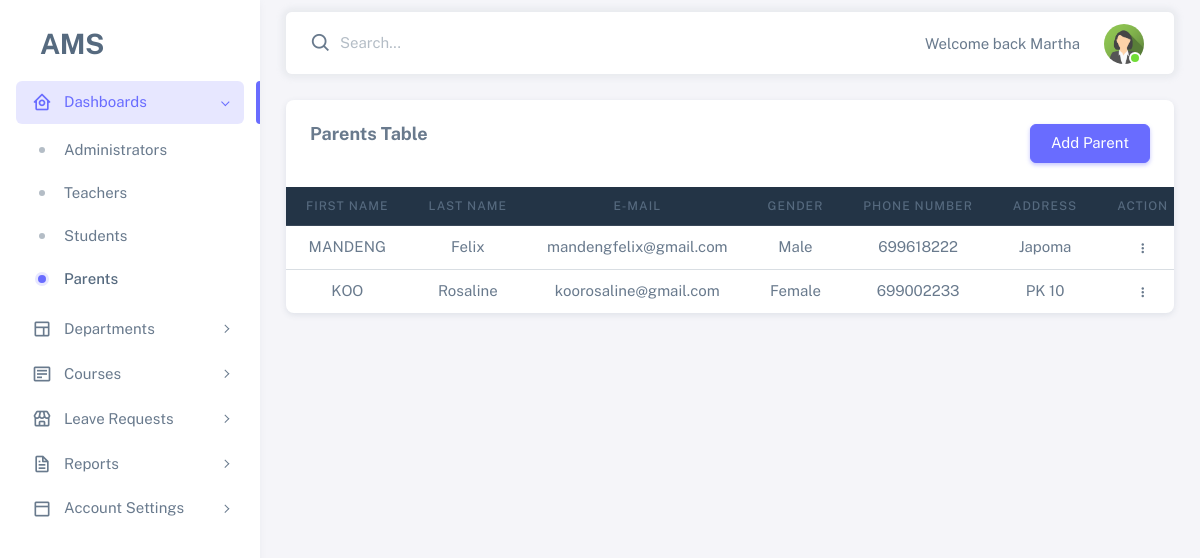
Page /users/administrator/parent_crud.php (signed in) on the committed database.
### tables this page shows
CREATE TABLE `parent` (
  `id` tinyint unsigned NOT NULL AUTO_INCREMENT,
  `first_name` varchar(70) NOT NULL,
  `last_name` varchar(70) NOT NULL,
  `email` varchar(150) NOT NULL,
  `gender` enum('male','female') NOT NULL,
  `address` varchar(255) NOT NULL,
  `phone_number` int unsigned NOT NULL,
  `password` varchar(255) NOT NULL DEFAULT '$2y$15$EB3jjDo8CjZLuPZ0tqxmY.DXPeltWjhUjqr9daYAG3Pscg4dTWQai',
  `registered_by` tinyint unsigned DEFAULT NULL,
  `date_registered` datetime NOT NULL DEFAULT CURRENT_TIMESTAMP,
  `last_update` datetime DEFAULT NULL,
  PRIMARY KEY (`id`),
  UNIQUE KEY `email` (`email`),
  UNIQUE KEY `phone_number` (`phone_number`),
  KEY `registered_by` (`registered_by`),
  CONSTRAINT `parent_ibfk_1` FOREIGN KEY (`registered_by`) REFERENCES `administrator` (`id`) ON DELETE SET NULL ON UPDATE CASCADE
);

### users/administrator/views/partials/header.php (called while the page is built)
<?php include_once '../../users/views/dashboard/header.php' ?>
<?php include_once '../views/dropdown/dashboard.php' ?>
<?php include_once '../views/dropdown/department.php' ?>
<?php include_once '../views/dropdown/courses.php' ?>
<?php include_once '../views/dropdown/leave_request.php' ?>
<?php include_once '../views/dropdown/reports.php' ?>
<?php include_once '../views/dropdown/account_settings.php' ?>
<?php include_once '../../users/views/dashboard/middle.php' ?>

### users/administrator/views/crud.php (called while the page is built)
<?php include_once 'partials/header.php' ?>
<?php include_once 'partials/crud_table.php' ?>
<?php include_once '../views/dashboard/footer.php' ?>

### users/administrator/controller/admin.php (called while the page is built, shortened)
<?php
    function table(string $table_name, int $user_id = null): array {
        $db_connection = connect_to_database();
        $student_join = <<<SQL
            SELECT student.id, student.first_name, student.last_name,
                   student.email, student.gender, student.address, student.phone_number,
                   parent.first_name AS parent
            FROM student
            JOIN parent
            ON student.parent = parent.id;
SQL;
        $sql_query = ($table_name === 'student' ? $student_join : "SELECT * FROM $table_name" . (isset($user_id) ? " WHERE id <> $user_id" : ""));
        $prepared_statement = $db_connection->prepare($sql_query);
        try {
            $prepared_statement->execute();
        } catch (PDOException $_error) { send_error(); }
        return $prepared_statement->fetchAll(PDO::FETCH_ASSOC);
    }

### users/administrator/views/partials/crud_table.php (the view, shortened to what this page needs)
              <div class="card">
                <h5 class="card-header d-flex justify-content-between">
                  <b><?= ucfirst($table_name) ?>s Table </b>
                  <button type="button" class="btn btn-primary" data-bs-toggle="modal" data-bs-target="#largeModal">Add <?= ucfirst($table_name) ?></button>
                </h5>
                <div class="table-responsive text-nowrap">
                  <table class="table table-hover text-center">
                    <thead class="table-dark">
                      <tr>
                        <th scope="col">First Name</th>
                        <th scope="col">Last Name</th>
                        <th scope="col">E-Mail</th>
                        <th scope="col">Gender</th>
                        <th scope="col">Phone Number</th>
                        <th scope="col">Address</th>
                        <th scope="col">Action</th>
                      </tr>
                    </thead>
                    <tbody class="table-border-bottom-0">
<?php foreach ($persons as $person): ?><?php $id = $person['id'] ?>
                      <tr>
                        <td><?= strtoupper($person['first_name']) ?></td>
                        <td><?= ucfirst($person['last_name']) ?></td>
                        <td><?= $person['email'] ?></td>
                        <td><?= ucfirst($person['gender']) ?></td>
                        <td><?= $person['phone_number'] ?></td>
                        <td><?= $person['address'] ?></td>
                        <td>
                          <div class="dropdown">
                            <button type="button" class="btn p-0 dropdown-toggle hide-arrow" data-bs-toggle="dropdown">
                              <i class="bx bx-dots-vertical-rounded"></i>
                            </button>
                        </td>
                      </tr>
<?php endforeach; ?>
                    </tbody>
                  </table>
                </div>
              </div>

### users/administrator/parent_crud.php (shortened to what this page needs)
<?php session_start();
      require_once 'controller/admin.php';
      if (isset($_SESSION['user']) && $_SESSION['user']['role'] === 'administrator') {
          $user = $_SESSION['user']; $page_url = '/users/' . $user['role'] . '/parent_crud.php';
          $page_name = "Parent's CRUD Panel"; $dirname = '../../';
          $username = ucfirst(strtok($user['last_name'], " ")); $profile_img = ($user['gender'] === 'male' ? '1' : '2');
          $table_name = 'parent'; $persons = table($table_name);
          include_once "{$dirname}views/partials/header.php" ?>
<?php     include_once 'views/crud.php' ?>
<?php     include_once "{$dirname}views/partials/footer.php"; } else { send_error(INVALID_REQUEST); }?>

### views/partials/header.php (shortened to what this page needs)
<!DOCTYPE html>
<html
  lang="en"
  class="light-style layout-menu-fixed layout-compact"
  dir="ltr"
  data-theme="theme-default"
  data-assets-path="../assets/"
  data-template="vertical-menu-template-free">
  <head>
    <link rel="stylesheet" href="<?= $dirname ?? null ?>assets/vendor/boxicons/css/boxicons.min.css" />
    <link rel="stylesheet" href="<?= $dirname ?? null ?>assets/vendor/css/core.css" class="template-customizer-core-css" />
    <link rel="stylesheet" href="<?= $dirname ?? null ?>assets/vendor/css/theme-default.css" class="template-customizer-theme-css" />
    <link rel="stylesheet" href="<?= $dirname ?? null ?>assets/css/demo.css" />
    <link rel="stylesheet" href="<?= $dirname ?? null ?>assets/vendor/libs/perfect-scrollbar/perfect-scrollbar.css" />
    <link rel="stylesheet" href="<?= $dirname ?? null ?>assets/vendor/css/pages/page-auth.css" />
    <link rel="stylesheet" href="<?= $dirname ?? null ?>assets/vendor/libs/apex-charts/apex-charts.css" />
  </head>
  <body>

### users/views/dashboard/header.php (shortened to what this page needs)
<div class="layout-wrapper layout-content-navbar">
  <div class="layout-container">
    <aside id="layout-menu" class="layout-menu menu-vertical menu bg-menu-theme">
      <div class="app-brand demo">
        <a href="<?= '/users/' . $user['role'] ?>" class="app-brand-link">
          <span class="app-brand-text demo menu-text fw-bold ms-2" style="text-transform: uppercase;">AMS</span>
        </a>
      </div>
      <ul class="menu-inner py-1">

### users/views/dropdown/dashboard.php
<li class="menu-item <?= strpos($_SERVER['PHP_SELF'], 'crud') ? 'active open' : ''; ?>">
  <a href="javascript:void(0);" class="menu-link menu-toggle">
    <i class="menu-icon tf-icons bx bx-home-circle"></i>
    <div data-i18n="Dashboards">Dashboards</div>
  </a>
  <ul class="menu-sub">
    <li class="menu-item <?= strpos($_SERVER['PHP_SELF'], 'admin_crud') ? 'active' : ''; ?>">
      <a
        href="/users/administrator/admin_crud.php"
        target=""
        class="menu-link">
        <div data-i18n="">Administrators</div>
      </a>
    </li>
    <li class="menu-item <?= strpos($_SERVER['PHP_SELF'], 'teacher_crud') ? 'active' : ''; ?>">
      <a href="/users/administrator/teacher_crud.php" class="menu-link">
        <div data-i18n="">Teachers</div>
      </a>
    </li>
    <li class="menu-item <?= strpos($_SERVER['PHP_SELF'], 'student_crud') ? 'active' : ''; ?>">
      <a
        href="/users/administrator/student_crud.php"
        target=""
        class="menu-link">
        <div data-i18n="">Students</div>
      </a>
    </li>
    <li class="menu-item <?= strpos($_SERVER['PHP_SELF'], 'parent_crud') ? 'active' : ''; ?>">
      <a
        href="/users/administrator/parent_crud.php"
        target=""
        class="menu-link">
        <div data-i18n="">Parents</div>
      </a>
    </li>
  </ul>
</li>

### users/views/dropdown/department.php (shortened to what this page needs)
<li class="menu-item">
  <a href="javascript:void(0);" class="menu-link menu-toggle">
    <i class="menu-icon tf-icons bx bx-layout"></i>
    <div data-i18n="Layouts">Departments</div>
  </a>
</li>

### users/views/dropdown/courses.php (shortened to what this page needs)
<li class="menu-item">
              <a href="javascript:void(0);" class="menu-link menu-toggle">
                <i class="menu-icon tf-icons bx bx-detail"></i>
                <div data-i18n="Form Elements">Courses</div>
              </a>
            </li>

### users/views/dropdown/leave_request.php (shortened to what this page needs)
<li class="menu-item">
  <a href="javascript:void(0);" class="menu-link menu-toggle">
    <i class="menu-icon tf-icons bx bx-store"></i>
    <div data-i18n="Front Pages">Leave Requests</div>
  </a>
</li>

### users/views/dropdown/reports.php (shortened to what this page needs)
<li class="menu-item">
  <a href="javascript:void(0);" class="menu-link menu-toggle">
    <i class="menu-icon tf-icons bx bx-file"></i>
    <div data-i18n="Front Pages">Reports</div>
  </a>
</li>

### users/views/dropdown/account_settings.php (shortened to what this page needs)
<li class="menu-item <?= strpos($_SERVER['PHP_SELF'], 'profile') ? 'active open' : ''; ?>">
  <a href="javascript:void(0);" class="menu-link menu-toggle">
    <i class="menu-icon tf-icons bx bx-dock-top"></i>
    <div data-i18n="Account Settings">Account Settings</div>
  </a>
</li>

### users/views/dashboard/middle.php (shortened to what this page needs)
</ul>
        </aside>
        <div class="layout-page">
          <nav
            class="layout-navbar container-xxl navbar navbar-expand-xl navbar-detached align-items-center bg-navbar-theme"
            id="layout-navbar">
            <div class="navbar-nav-right d-flex align-items-center" id="navbar-collapse">
              <div class="navbar-nav align-items-center">
                <div class="nav-item d-flex align-items-center">
                  <i class="bx bx-search fs-4 lh-0"></i>
                  <input
                    type="text"
                    class="form-control border-0 shadow-none ps-1 ps-sm-2"
                    placeholder="Search..."
                    aria-label="Search..." />
                </div>
              </div>
              <ul class="navbar-nav flex-row align-items-center ms-auto">
                <li class="nav-item lh-1 me-3">
                  Welcome back <?= $username ?>
                </li>
                <li class="nav-item navbar-dropdown dropdown-user dropdown">
                  <a class="nav-link dropdown-toggle hide-arrow" href="javascript:void(0);" data-bs-toggle="dropdown">
                    <div class="avatar avatar-online">
                      <img src="<?= $dirname ?? null ?>assets/img/avatars/<?= $profile_img ?>.png" alt class="w-px-40 h-auto rounded-circle" />
                    </div>
                  </a>
                </li>
              </ul>
            </div>
          </nav>
          <div class="content-wrapper">
            <div class="container-xxl flex-grow-1 container-p-y">

### users/views/dashboard/footer.php (shortened to what this page needs)
        </div>
      </div>
    </div>
  </div>
</div>

### views/partials/footer.php (shortened to what this page needs)
    </body>
</html>

### assets/css/demo.css (style rules this page uses)
.menu .app-brand.demo { height: 64px; margin-top: 12px; }
.app-brand-text.demo { font-size: 1.75rem; letter-spacing: -0.5px; text-transform: lowercase; }

### rows in the picture
parent: first_name "MANDENG", last_name "Felix", email "mandengfelix@gmail.com", gender "Male", phone_number "699618222", address "Japoma"
parent: first_name "KOO", last_name "Rosaline", email "koorosaline@gmail.com", gender "Female", phone_number "699002233", address "PK 10"

### other values in the picture
$username "Martha"
$table_name "Parent"
